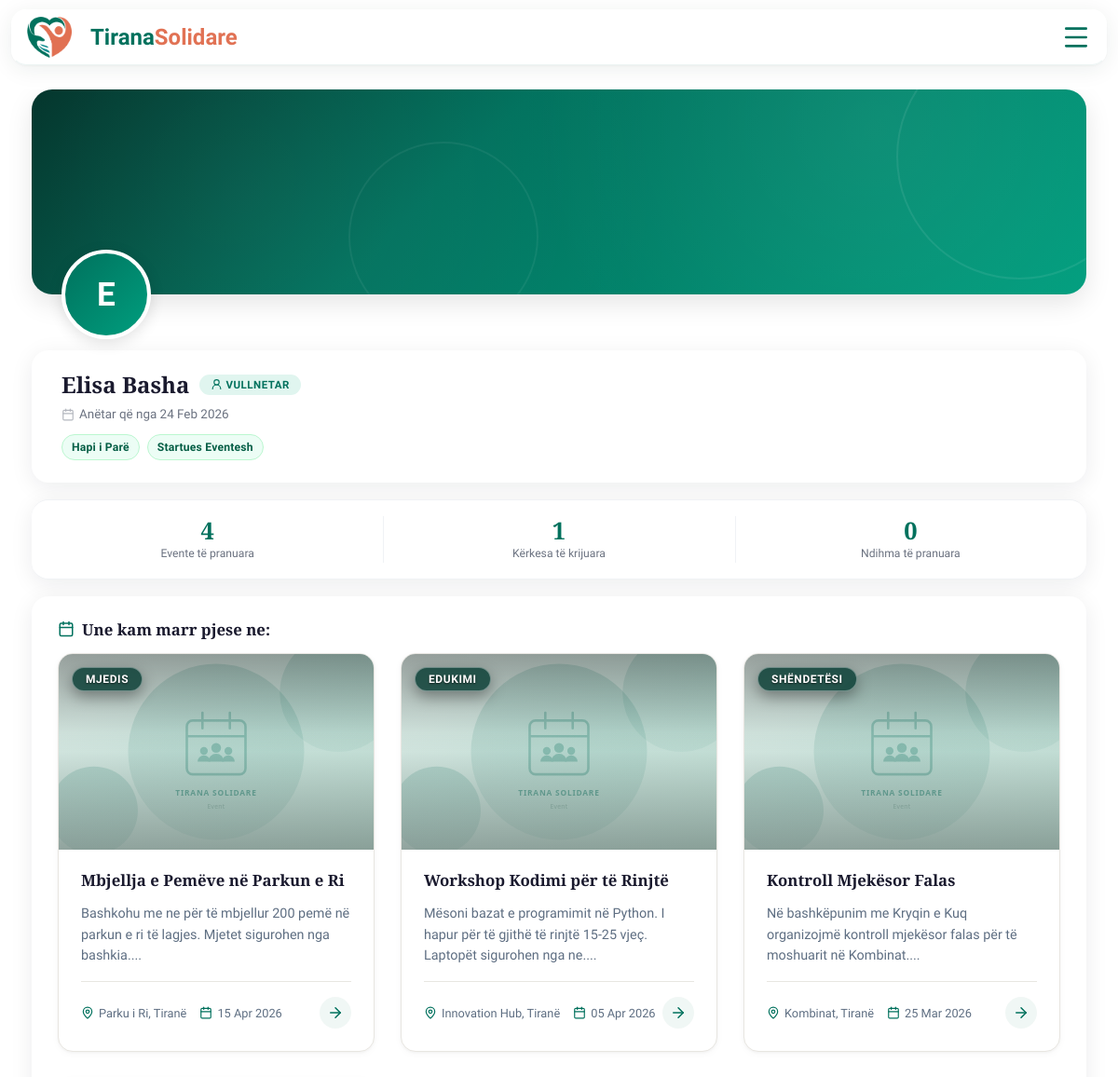
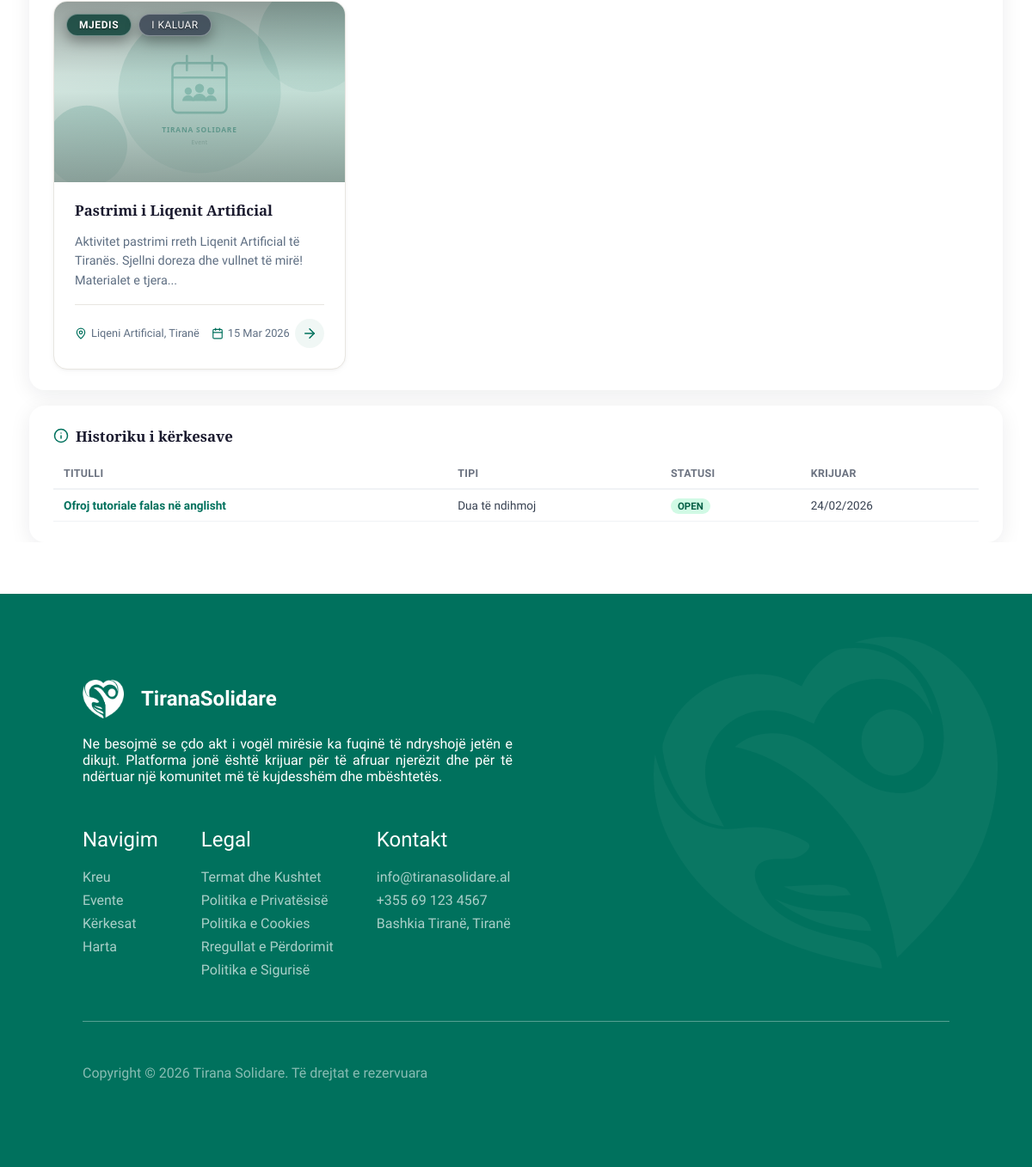
The app's page /views/public_profile.php?id=3 (signed in) with its own data (2 pictures, top to bottom).
### tables this page shows
CREATE TABLE `perdoruesi` (
  `id_perdoruesi` int(11) NOT NULL,
  `emri` varchar(100) NOT NULL,
  `email` varchar(150) NOT NULL,
  `bio` text DEFAULT NULL,
  `profile_picture` varchar(500) DEFAULT NULL,
  `profile_public` tinyint(1) NOT NULL DEFAULT 0,
  `profile_color` varchar(20) NOT NULL DEFAULT 'emerald',
  `fjalekalimi` varchar(255) NOT NULL,
  `roli` enum('Admin','Vullnetar') DEFAULT 'Vullnetar',
  `statusi_llogarise` enum('Aktiv','Bllokuar','Çaktivizuar') DEFAULT 'Aktiv',
  `verified` tinyint(1) NOT NULL DEFAULT 0,
  `verification_token_hash` varchar(64) DEFAULT NULL,
  `verification_token_expires` datetime DEFAULT NULL,
  `password_reset_token_hash` varchar(64) DEFAULT NULL,
  `password_reset_token_expires` datetime DEFAULT NULL,
  `krijuar_me` timestamp NOT NULL DEFAULT current_timestamp(),
  `deaktivizuar_me` datetime DEFAULT NULL
);

CREATE TABLE `eventi` (
  `id_eventi` int(11) NOT NULL,
  `id_perdoruesi` int(11) DEFAULT NULL,
  `id_kategoria` int(11) DEFAULT NULL,
  `titulli` varchar(200) DEFAULT NULL,
  `pershkrimi` text DEFAULT NULL,
  `data` datetime DEFAULT NULL,
  `vendndodhja` varchar(255) DEFAULT NULL,
  `latitude` decimal(10,7) DEFAULT NULL,
  `longitude` decimal(10,7) DEFAULT NULL,
  `banner` varchar(500) DEFAULT NULL COMMENT 'URL to image storage',
  `krijuar_me` timestamp NOT NULL DEFAULT current_timestamp()
);

CREATE TABLE `kategoria` (
  `id_kategoria` int(11) NOT NULL,
  `emri` varchar(50) DEFAULT NULL
);

CREATE TABLE `kerkesa_per_ndihme` (
  `id_kerkese_ndihme` int(11) NOT NULL,
  `id_perdoruesi` int(11) DEFAULT NULL,
  `tipi` enum('Kërkesë','Ofertë') DEFAULT NULL,
  `titulli` varchar(150) DEFAULT NULL,
  `pershkrimi` text DEFAULT NULL,
  `statusi` enum('Open','Closed') DEFAULT 'Open' COMMENT 'Open/Closed',
  `imazhi` varchar(500) DEFAULT NULL,
  `vendndodhja` varchar(255) DEFAULT NULL,  `latitude` decimal(10,7) DEFAULT NULL,
  `longitude` decimal(10,7) DEFAULT NULL,  `krijuar_me` timestamp NOT NULL DEFAULT current_timestamp()
);

### views/public_profile.php (the view, shortened to what the rows shown need)
<?php
require_once __DIR__ . '/../config/db.php';
require_once __DIR__ . '/../includes/functions.php';
$userId = (int) ($_GET['id'] ?? 0);
$isLoggedIn = isset($_SESSION['user_id']);
$isOwner = $isLoggedIn && (int) $_SESSION['user_id'] === $userId;
$stmt = $pdo->prepare(
    "SELECT id_perdoruesi, emri, roli, bio, profile_picture, profile_public, profile_color, krijuar_me
     FROM Perdoruesi
     WHERE id_perdoruesi = ? AND statusi_llogarise = 'Aktiv'"
);
$stmt->execute([$userId]);
$profile = $stmt->fetch(PDO::FETCH_ASSOC);
if (!(int) $profile['profile_public'] && !$isOwner) {
    $privateProfile = true;
} else {
    $privateProfile = false;
}
$recentEvents = [];
$recentRequests = [];
$earnedBadges = [];
$eventCount = $requestCount = $helpAppCount = 0;
if (!$privateProfile) {
    $badgeInfo = ts_get_user_profile_badges($pdo, $userId);
    $eventCount = (int) ($badgeInfo['metrics']['accepted_events'] ?? 0);
    $requestCount = (int) ($badgeInfo['metrics']['total_requests'] ?? 0);
    $helpAppCount = (int) ($badgeInfo['metrics']['accepted_help_applications'] ?? 0);
    $earnedBadges = $badgeInfo['badges'] ?? [];
    $recentStmt = $pdo->prepare(
        "SELECT e.id_eventi, e.titulli, e.pershkrimi, e.banner, e.data, e.vendndodhja, k.emri AS kategoria_emri
         FROM Aplikimi a
         JOIN Eventi e ON e.id_eventi = a.id_eventi
         LEFT JOIN Kategoria k ON k.id_kategoria = e.id_kategoria
         WHERE a.id_perdoruesi = ? AND a.statusi = 'Pranuar'
         ORDER BY e.data DESC
         LIMIT 10"
    );
    $recentStmt->execute([$userId]);
    $recentEvents = $recentStmt->fetchAll(PDO::FETCH_ASSOC);
    $reqStmt = $pdo->prepare(
        "SELECT id_kerkese_ndihme, titulli, tipi, statusi, krijuar_me
         FROM Kerkesa_per_Ndihme
         WHERE id_perdoruesi = ?
         ORDER BY krijuar_me DESC
         LIMIT 10"
    );
    $reqStmt->execute([$userId]);
    $recentRequests = $reqStmt->fetchAll(PDO::FETCH_ASSOC);
}
$initial = mb_strtoupper(mb_substr($profile['emri'], 0, 1));
$memberSince = date('d M Y', strtotime($profile['krijuar_me']));
$colorResolved = ts_resolve_profile_color($profile['profile_color'] ?? 'emerald');
$profileColorTheme = $colorResolved['theme'];
?>
<!DOCTYPE html>
<html lang="sq">
<head>
    <link rel="stylesheet" href="/TiranaSolidare/public/assets/styles/main.css">
    <link rel="stylesheet" href="/TiranaSolidare/public/assets/styles/pages.css">
    <link rel="stylesheet" href="/TiranaSolidare/public/assets/styles/requests.css">
</head>
<body>
<main class="pp-shell">
    <div class="pp-card">
        <?php if ($privateProfile): ?>
        <div class="pp-cover" style="--pp-color-from: <?= htmlspecialchars($profileColorTheme['from']) ?>; --pp-color-mid: <?= htmlspecialchars($profileColorTheme['mid']) ?>; --pp-color-to: <?= htmlspecialchars($profileColorTheme['to']) ?>;"><div class="pp-cover__pattern"></div></div>
        <div class="pp-avatar-wrap">
            <div class="pp-avatar" style="background: linear-gradient(135deg, <?= htmlspecialchars($profileColorTheme['mid']) ?>, <?= htmlspecialchars($profileColorTheme['to']) ?>)"><?= htmlspecialchars($initial) ?></div>
        </div>
        <div class="pp-header-body">
            <div class="pp-name-row">
                <h1><?= htmlspecialchars($profile['emri']) ?></h1>
                <span class="pp-badge">
                    <svg xmlns="http://www.w3.org/2000/svg" viewBox="0 0 24 24" fill="none" stroke="currentColor" stroke-width="2" stroke-linecap="round" stroke-linejoin="round"><circle cx="12" cy="8" r="5"/><path d="M20 21a8 8 0 1 0-16 0"/></svg>
                    <?= htmlspecialchars($profile['roli']) ?>
                </span>
            </div>
        </div>
        <div class="pp-private-msg">
            <svg xmlns="http://www.w3.org/2000/svg" width="20" height="20" viewBox="0 0 24 24" fill="none" stroke="currentColor" stroke-width="2" stroke-linecap="round" stroke-linejoin="round"><rect width="18" height="11" x="3" y="11" rx="2" ry="2"/><path d="M7 11V7a5 5 0 0 1 10 0v4"/></svg>
            Ky profil është privat.
        </div>
        <?php else: ?>
        <div class="pp-cover" style="--pp-color-from: <?= htmlspecialchars($profileColorTheme['from']) ?>; --pp-color-mid: <?= htmlspecialchars($profileColorTheme['mid']) ?>; --pp-color-to: <?= htmlspecialchars($profileColorTheme['to']) ?>;"><div class="pp-cover__pattern"></div></div>
        <div class="pp-avatar-wrap">
            <?php if (!empty($profile['profile_picture'])): ?>
                <img src="<?= htmlspecialchars($profile['profile_picture']) ?>" alt="<?= htmlspecialchars($profile['emri']) ?>" class="pp-avatar pp-avatar--img" onerror="this.outerHTML='<div class=\'pp-avatar\'><?= htmlspecialchars($initial) ?></div>'">
            <?php else: ?>
                <div class="pp-avatar" style="background: linear-gradient(135deg, <?= htmlspecialchars($profileColorTheme['mid']) ?>, <?= htmlspecialchars($profileColorTheme['to']) ?>)"><?= htmlspecialchars($initial) ?></div>
            <?php endif; ?>
        </div>
        <div class="pp-header-body">
            <div class="pp-name-row">
                <h1><?= htmlspecialchars($profile['emri']) ?></h1>
                <span class="pp-badge">
                    <svg xmlns="http://www.w3.org/2000/svg" viewBox="0 0 24 24" fill="none" stroke="currentColor" stroke-width="2" stroke-linecap="round" stroke-linejoin="round"><circle cx="12" cy="8" r="5"/><path d="M20 21a8 8 0 1 0-16 0"/></svg>
                    <?= htmlspecialchars($profile['roli']) ?>
                </span>
            </div>
            <div class="pp-meta">
                <span>
                    <svg xmlns="http://www.w3.org/2000/svg" viewBox="0 0 24 24" fill="none" stroke="currentColor" stroke-width="2" stroke-linecap="round" stroke-linejoin="round"><rect width="18" height="18" x="3" y="4" rx="2"/><path d="M16 2v4M8 2v4M3 10h18"/></svg>
                    Anëtar që nga <?= $memberSince ?>
                </span>
            </div>
            <?php if (!empty($earnedBadges)): ?>
                <div class="pp-earned-badges">
                    <?php foreach ($earnedBadges as $badge): ?>
                        <span class="pp-earned-badge" title="<?= htmlspecialchars($badge['description']) ?>">
                            <?= htmlspecialchars($badge['name']) ?>
                        </span>
                    <?php endforeach; ?>
                </div>
            <?php endif; ?>
        </div>
        <div class="pp-stats">
            <div class="pp-stat">
                <div class="pp-stat__value"><?= $eventCount ?></div>
                <div class="pp-stat__label">Evente të pranuara</div>
            </div>
            <div class="pp-stat">
                <div class="pp-stat__value"><?= $requestCount ?></div>
                <div class="pp-stat__label">Kërkesa të krijuara</div>
            </div>
            <div class="pp-stat">
                <div class="pp-stat__value"><?= $helpAppCount ?></div>
                <div class="pp-stat__label">Ndihma të pranuara</div>
            </div>
        </div>
        <?php if (!empty($recentEvents)): ?>
        <div class="pp-section">
            <h3>
                <svg xmlns="http://www.w3.org/2000/svg" viewBox="0 0 24 24" fill="none" stroke="currentColor" stroke-width="2" stroke-linecap="round" stroke-linejoin="round"><rect width="18" height="18" x="3" y="4" rx="2"/><path d="M16 2v4M8 2v4M3 10h18"/></svg>
                Une kam marr pjese ne:
            </h3>
            <div class="rq-grid">
                <?php foreach ($recentEvents as $ev): ?>
                    <a href="/TiranaSolidare/views/events.php?id=<?= (int) $ev['id_eventi'] ?>" class="rq-card">
                        <div class="rq-card__visual">
                            <img src="<?= !empty($ev['banner']) ? htmlspecialchars($ev['banner']) : '/TiranaSolidare/public/assets/images/default-event.svg' ?>" alt="<?= htmlspecialchars($ev['titulli']) ?>" class="rq-card__img" onerror="this.src='/TiranaSolidare/public/assets/images/default-event.svg'">
                            <div class="rq-card__overlay">
                                <span class="rq-badge rq-badge--event"><?= htmlspecialchars($ev['kategoria_emri'] ?? 'Event') ?></span>
                                <?php if (strtotime($ev['data']) <= time()): ?>
                                    <span class="rq-badge rq-badge--past">I kaluar</span>
                                <?php endif; ?>
                            </div>
                        </div>
                        <div class="rq-card__content">
                            <h3 class="rq-card__title"><?= htmlspecialchars($ev['titulli']) ?></h3>
                            <p class="rq-card__desc"><?= htmlspecialchars(mb_substr($ev['pershkrimi'] ?? '', 0, 110)) ?>...</p>
                            <div class="rq-card__footer">
                                <div class="rq-card__meta">
                                    <span>
                                        <?= htmlspecialchars($ev['vendndodhja'] ?? 'Tiranë') ?>
                                    </span>
                                    <span>
                                        <?= date('d M Y', strtotime($ev['data'])) ?>
                                    </span>
                                </div>
                                <span class="rq-card__arrow">
                                    <svg xmlns="http://www.w3.org/2000/svg" width="18" height="18" viewBox="0 0 24 24" fill="none" stroke="currentColor" stroke-width="2" stroke-linecap="round" stroke-linejoin="round"><path d="M5 12h14"/><path d="m12 5 7 7-7 7"/></svg>
                                </span>
                            </div>
                        </div>
                    </a>
                <?php endforeach; ?>
            </div>
        </div>
        <?php endif; ?>
        <?php if (!empty($recentRequests)): ?>
        <div class="pp-section">
            <h3>
                <svg xmlns="http://www.w3.org/2000/svg" viewBox="0 0 24 24" fill="none" stroke="currentColor" stroke-width="2" stroke-linecap="round" stroke-linejoin="round"><circle cx="12" cy="12" r="10"/><path d="M12 16v-4"/><path d="M12 8h.01"/></svg>
                Historiku i kërkesave
            </h3>
            <div class="pp-table-wrap">
                <table class="pp-table">
                    <thead>
                        <tr><th>Titulli</th><th>Tipi</th><th>Statusi</th><th>Krijuar</th></tr>
                    </thead>
                    <tbody>
                    <?php foreach ($recentRequests as $req): ?>
                        <tr>
                            <td><a href="/TiranaSolidare/views/help_requests.php?id=<?= (int) $req['id_kerkese_ndihme'] ?>"><?= htmlspecialchars($req['titulli']) ?></a></td>
                            <td><?= $req['tipi'] === 'Kërkesë' ? 'Kërkoj ndihmë' : 'Dua të ndihmoj' ?></td>
                            <td><span class="pp-status pp-status--<?= strtolower($req['statusi']) ?>"><?= htmlspecialchars($req['statusi']) ?></span></td>
                            <td><?= date('d/m/Y', strtotime($req['krijuar_me'])) ?></td>
                        </tr>
                    <?php endforeach; ?>
                    </tbody>
                </table>
            </div>
        </div>
        <?php endif; ?>
        <?php endif; ?>
    </div>
</main>
</body>
</html>

### records on screen
perdoruesi: emri "E", emri "Elisa Basha", roli "VULLNETAR", krijuar_me "24 Feb 2026"
eventi: id_kategoria.emri "MJEDIS", titulli "Mbjellja e Pemëve në Parkun e Ri", pershkrimi "Bashkohu me ne për të mbjellur 200 pemë në parkun e ri të lagjes. Mjetet sigurohen nga bashkia.", vendndodhja "Parku i Ri, Tiranë", data "15 Apr 2026"
eventi: id_kategoria.emri "EDUKIMI", titulli "Workshop Kodimi për të Rinjtë", pershkrimi "Mësoni bazat e programimit në Python. I hapur për të gjithë të rinjtë 15-25 vjeç. Laptopët sigurohen nga ne.", vendndodhja "Innovation Hub, Tiranë", data "05 Apr 2026"
eventi: id_kategoria.emri "SHËNDETËSI", titulli "Kontroll Mjekësor Falas", pershkrimi "Në bashkëpunim me Kryqin e Kuq organizojmë kontroll mjekësor falas për të moshuarit në Kombinat.", vendndodhja "Kombinat, Tiranë", data "25 Mar 2026"
eventi: id_kategoria.emri "MJEDIS", shows "I KALUAR", titulli "Pastrimi i Liqenit Artificial", pershkrimi "Aktivitet pastrimi rreth Liqenit Artificial të Tiranës. Sjellni doreza dhe vullnet të mirë! Materialet e tjera", vendndodhja "Liqeni Artificial, Tiranë", data "15 Mar 2026"
kerkesa_per_ndihme: titulli "Ofroj tutoriale falas në anglisht", tipi "Dua të ndihmoj", statusi "OPEN", krijuar_me "24/02/2026"

### other values on screen
$badge['name'] "Hapi i Parë"
$badge['name'] "Startues Eventesh"
$eventCount "4"
$requestCount "1"
$helpAppCount "0"
